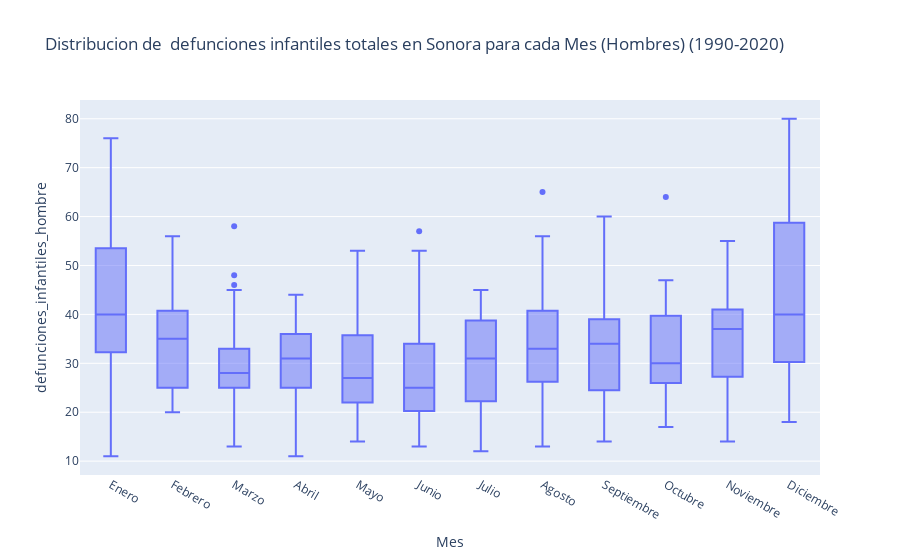

Notebook code cell kept with this figure:
### Code cell
#BoxPlot para las defunciones infantiles totales para cada mes (Mujeres)
fig = px.box(defunciones_infantiles_clean, x="Mes", y="defunciones_infantiles_hombre", 
             title='Distribucion de  defunciones infantiles totales en Sonora para cada Mes (Hombres) (1990-2020)',
                labels={'defunciones_infantiles_total' : 'Defunciones infantiles'},
                 category_orders={"Mes": ['Enero',
                                        'Febrero',
                                        'Marzo',
                                        'Abril',
                                        'Mayo',
                                        'Junio',
                                        'Julio',
                                        'Agosto',
                                        'Septiembre',
                                        'Octubre',
                                        'Noviembre',
                                        'Diciembre']})

fig.show()

### Figure 1 — Plotly figure (JSON) as saved in the notebook; plotly's stock layout.template omitted (floating-point values rounded to 4 significant figures; data arrays with more than 128 entries replaced by an {"elided": "..."} marker saying what was removed)
{"data": [{"alignmentgroup": "True", "hovertemplate": "Mes=%{x}<br>defunciones_infantiles_hombre=%{y}<extra></extra>", "legendgroup": "", "marker": {"color": "#636efa"}, "name": "", "notched": false, "offsetgroup": "", "orientation": "v", "showlegend": false, "type": "box", "x": {"elided": "372 str values"}, "x0": " ", "xaxis": "x", "y": {"elided": "372 int values"}, "y0": " ", "yaxis": "y"}], "layout": {"boxmode": "group", "legend": {"tracegroupgap": 0}, "title": {"text": "Distribucion de  defunciones infantiles totales en Sonora para cada Mes (Hombres) (1990-2020)"}, "xaxis": {"anchor": "y", "categoryarray": ["Enero", "Febrero", "Marzo", "Abril", "Mayo", "Junio", "Julio", "Agosto", "Septiembre", "Octubre", "Noviembre", "Diciembre"], "categoryorder": "array", "domain": [0, 1], "title": {"text": "Mes"}}, "yaxis": {"anchor": "x", "domain": [0, 1], "title": {"text": "defunciones_infantiles_hombre"}}}}
